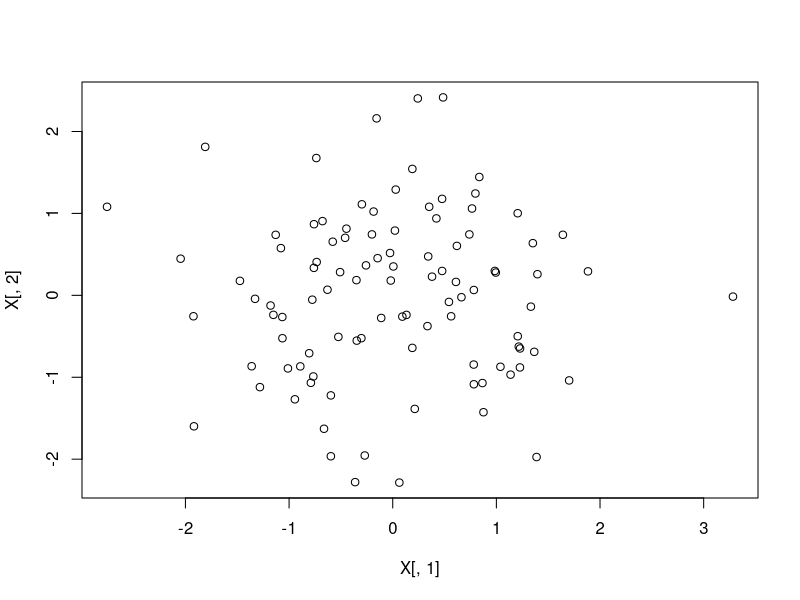
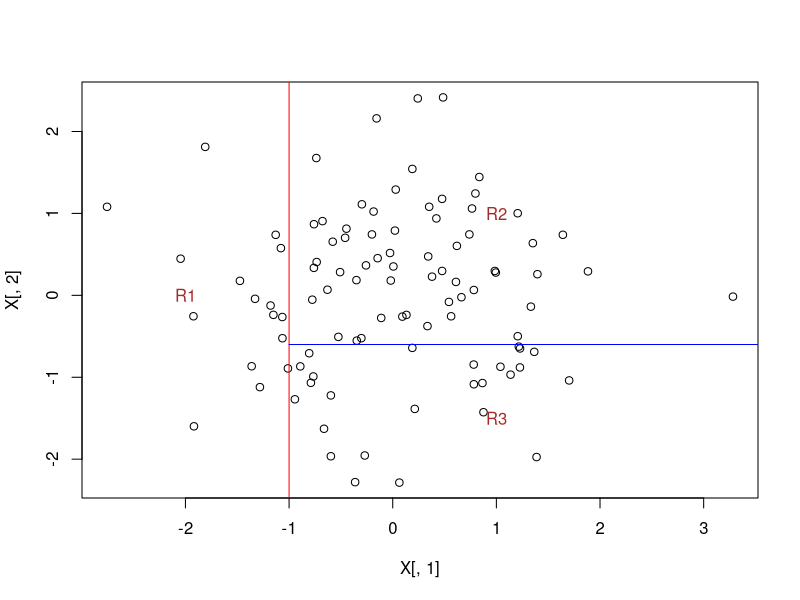
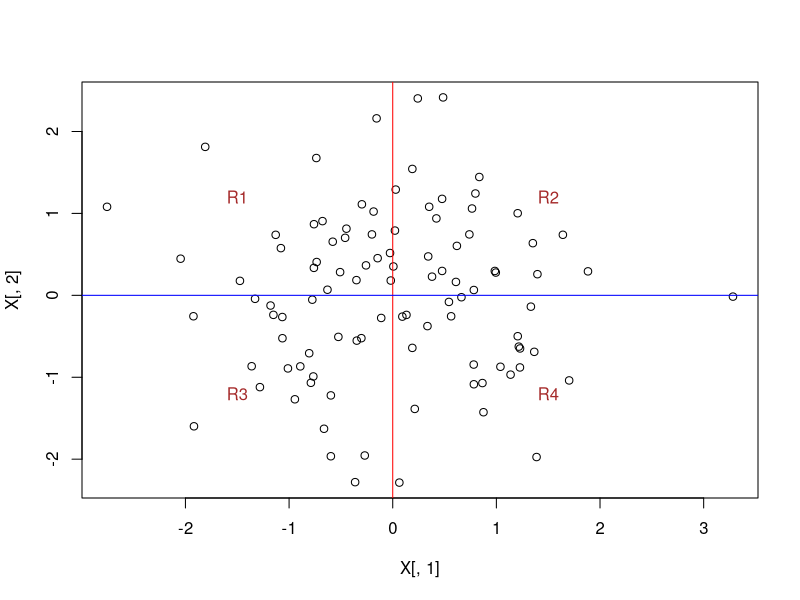

Write the R code that produced these figures, in order.
## ---- chunk 1
set.seed(6164900)
Y <- rnorm(100)
X <- scale(cbind(Y + rnorm(100,0, 1.5), rnorm(100)))
df <- cbind(Y,X)
## ---- chunk 2
plot(X[,1], X[,2])
## ---- chunk 3
plot(X[,1], X[,2])
abline(v = -1, col = 'red')
lines(-1:4, rep(-0.6, 6), col = 'blue')
text(c(-2,1,1), c(0,1, -1.5), sprintf("R%d", 1:3), col = "brown")

## ---- chunk 4
plot(X[,1], X[,2])
abline(v = mean(X[,1]), col = 'red')
abline(h = mean(X[,2]), col = 'blue')
text(c(-1.5,1.5,-1.5,1.5), c(1.2,1.2,-1.2,-1.2), sprintf("R%d", 1:4), col = "brown")


## ---- chunk 5

dfR13a <- df[df[,2] < mean(df[,2]), ] #splits on X1
dfR13b <- df[df[,2] > mean(df[,2]), ]

dfR24a <- df[df[,3] < mean(df[,3]), ] #splits on X2
dfR24b <- df[df[,3] > mean(df[,3]), ]

RSSX1 <- mean(c(
  sum((dfR13a[,1]-mean(dfR13a[,1]))^2), 
  sum((dfR13b[,1]-mean(dfR13b[,1]))^2))) #RSS_X1 
RSSX2 <- mean(c(
  sum((dfR24a[,1]-mean(dfR24a[,1]))^2), 
  sum((dfR24b[,1]-mean(dfR24b[,1]))^2))) #RSS_X2

c(RSSX1, RSSX2)

## ---- chunk 6
RSS0 <- sum((df[,1] - mean(df[,1]))^2)
RSS0 - RSSX1 #RSS decreases with 61.9 units if we split on X1
(RSSX1-RSS0)/RSS0 * 100 #61.2% decrease

## ---- chunk 7

#note that this function takes a df where continuous outcome variable is in column 1
RSS_old <- sum((df[,1] - mean(df[,1]))^2) #initial RSS
best_split <- function(df, RSS_old){
  
  # Create list of 2*p datasets, for each predictor one datset for above its mean and one below its mean
  splits <- lapply(2:(ncol(df)), function(x){
    list(left = df[df[,(x)] < mean(df[,(x)]), ],
         right = df[df[,(x)] > mean(df[,(x)]), ])
    })
  
  # Calculate the mean RSS for each of those p splits. so mean over RSS_a RSS_b
  RSS <- unlist(lapply(splits, function(x){
    sapply(x, function(y){
      sum((y[,1]-mean(y[,1]))^2)
    })
  }))
  
  #obtain meanRSS for both dataset below and above
  seque <- seq(1, ((ncol(df)-1)*2), 2) #for i in 1,3,5.. etc.. 
  meanRSS <- sapply(seque, function(i){ 
    mean(RSS[i:(i+1)]) #obtain meanRSS for both dataset below and above
    }) 
  
  best_var <- which(meanRSS == min(meanRSS)) #determine which predictor had best split
  
  RSS_bestvar <- RSS[seque[best_var]:(seque[best_var]+1)] #obtain RSS of both datasets that define the best split
  perc_dec <- (1-(RSS_bestvar/RSS_old)) * 100 #Decrease of RSS in percentage for both splits
  
  nobs <- sapply(splits[[best_var]], function(x){ #obtain number of observations in splits
    nrow(x)
  })
  
  criterium <- paste0("X", best_var, " < ", formatC(mean(df[,(best_var+1)]), 2))

  return(list(splits = splits[[best_var]], nobs = nobs, perc_dec = perc_dec, RSS = RSS_bestvar, criterium = criterium)) #return the best split
}

## ---- chunk 8
tree <- list() #empty list

tree[[1]] <- best_split(df, RSS_old) #apply to original df

tree[[2]] <- lapply(tree[[1]]$splits, function(x){ #apply to first splits (2 dfs)
  best_split(x, as.numeric(tree[[1]]$RSS))
})
  
tree[[3]] <- lapply(tree[[2]], function(x){ #apply to second splits (4 dfs)
  lapply(x$splits, function(y){
    best_split(y, as.numeric(x$RSS))
  })
})

tree[[4]] <- lapply(tree[[3]], function(x){ #apply to third splits (8 dfs)
  lapply(x, function(y){
    lapply(y$splits, function(z){
      best_split(z, as.numeric(y$RSS))
    })
  })
})
names(tree) <- sprintf('split%d', 1:length(tree))

View(tree)

## ---- chunk 9
tt <- unlist(tree[[3]], recursive = F)
tt2 <- tree[[2]]
tt3 <- lapply(tree[[4]], function(x){
  unlist(x, recursive = F)
})
  
## ---- chunk 10
testsplit <- function(outcome, predictor, df){
  belowmean <- abovemean <- c()
  apply(df, 1, function(i){
    
  })
}

testsplit("Y", "Age", df)
